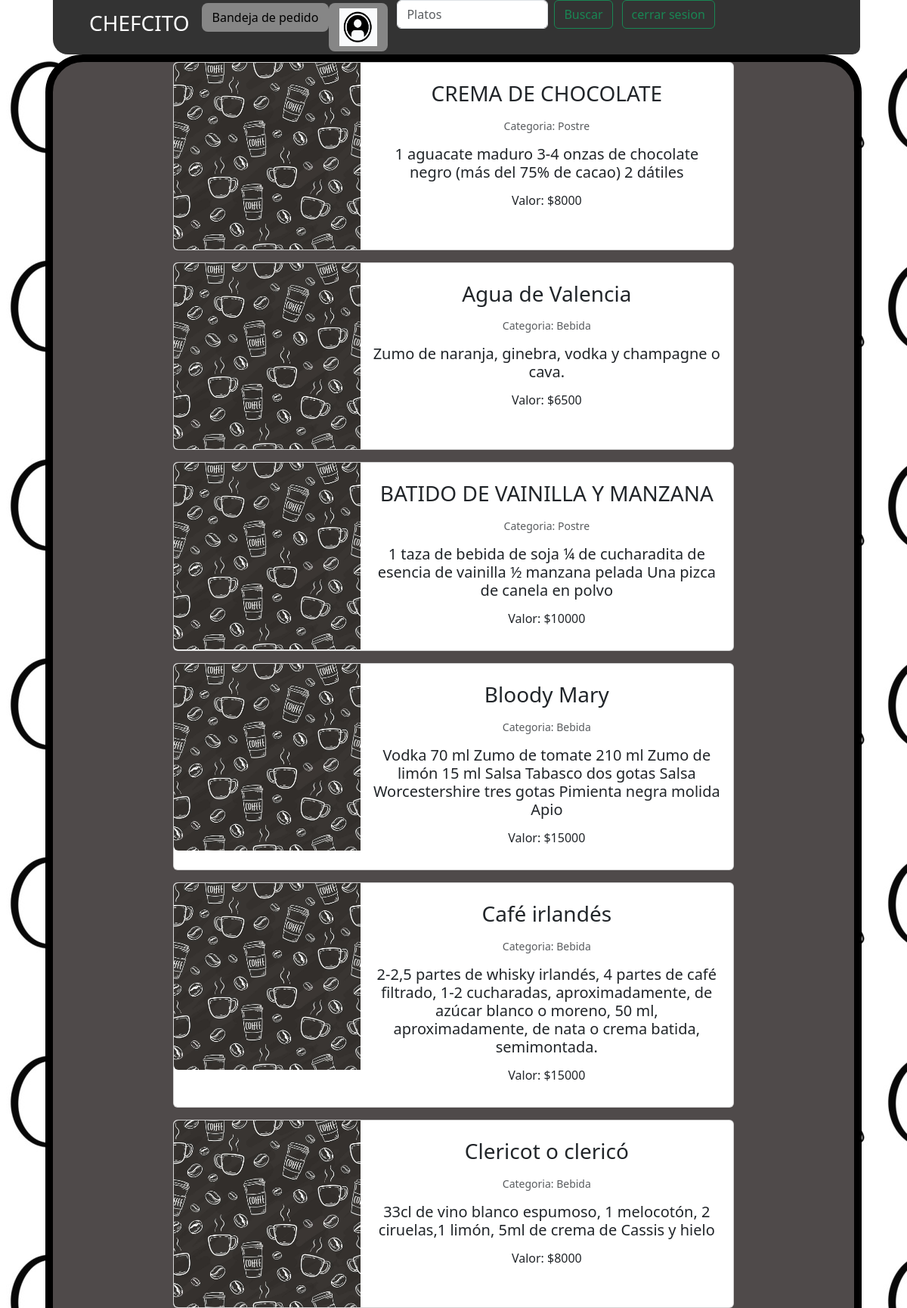
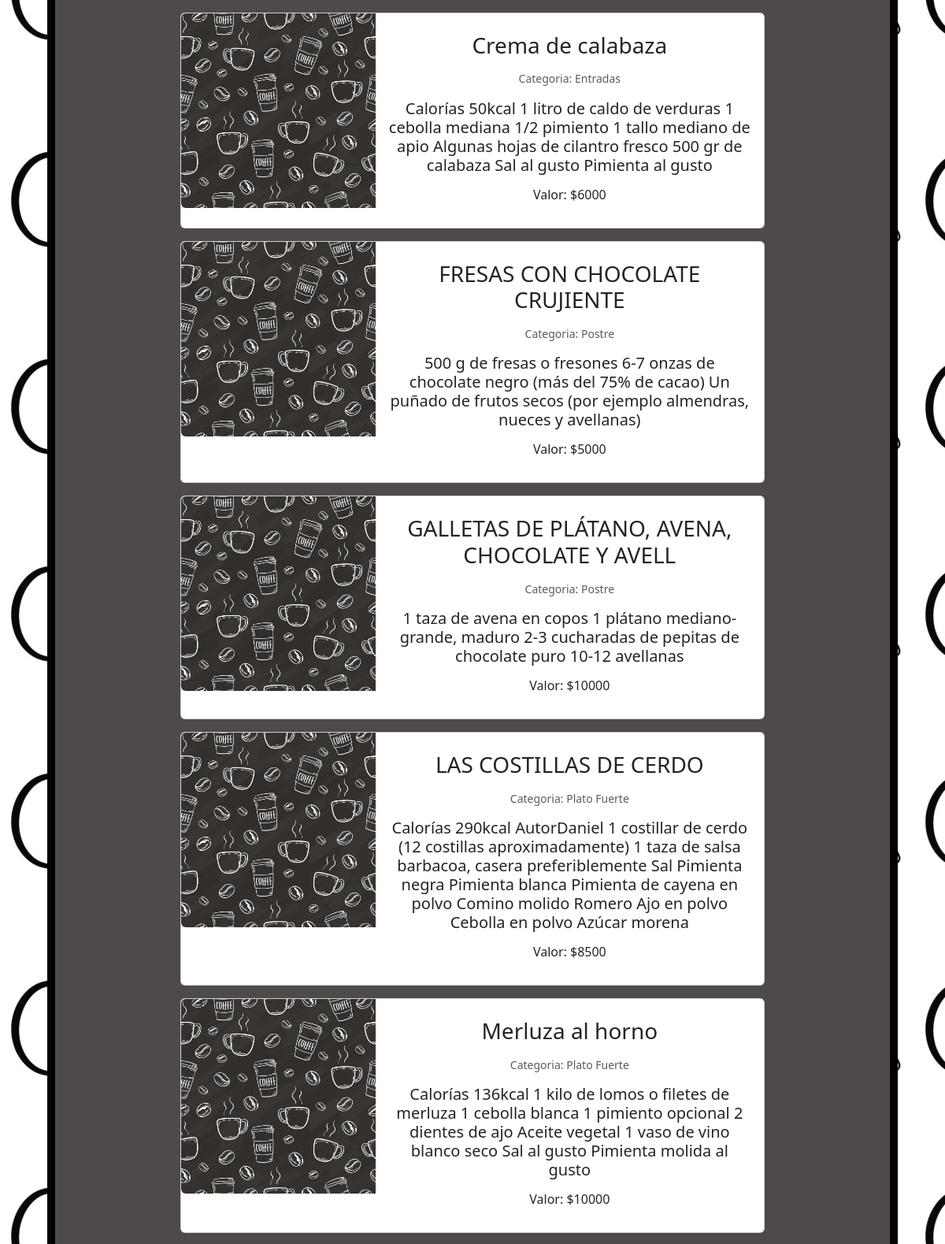
Page /proyect/chefcitov3/vistas/inicio.php (upper part) on the committed database (2 pictures, top to bottom).
### tables this page shows
CREATE TABLE `platos` (
  `idPlatos` int(5) NOT NULL,
  `nombrePlatos` varchar(45) NOT NULL,
  `entradPlatos` varchar(45) NOT NULL,
  `salidaPlatos` varchar(45) NOT NULL,
  `stockPtatos` int(11) NOT NULL,
  `valorPlatos` int(11) NOT NULL,
  `idCategPlatos` int(11) NOT NULL,
  `descripcionPlatos` varchar(300) NOT NULL
);

CREATE TABLE `categorias` (
  `idCategPlatos` int(11) NOT NULL,
  `nombreCategorias` varchar(45) NOT NULL
);

### proyect/chefcitov3/vistas/inicio/cartas.php (the view, shortened to what this page needs)
<?php
  if(isset($_POST['btnbuscar']))
  {
    $buscar=$_POST['txtbuscar'];
    $querychefcito=mysqli_query($conn, "SELECT categorias.nombreCategorias, platos.nombrePlatos, platos.idPlatos, platos.descripcionPlatos, platos.valorPlatos FROM categorias JOIN platos ON categorias.idCategPlatos = platos.idCategPlatos WHERE platos.nombrePlatos LIKE '".$buscar."%'");
  }else{
    $querychefcito=mysqli_query($conn, "SELECT  categorias.nombreCategorias, platos.nombrePlatos, platos.idPlatos, platos.descripcionPlatos, platos.valorPlatos FROM categorias, platos WHERE categorias.idCategPlatos = platos.idCategPlatos ORDER by platos.nombrePlatos ASC;");
  }
  while($mostrar = mysqli_fetch_array($querychefcito))
  {
    echo "<div id='imprimeInfo'>";
    echo "<tr>";
    echo "<td>";
    echo "
      <center>
        <div class='card mb-3' style='max-width: 70%;'>
          <div class='row g-0'>
            <div class='col-md-4'>
              <img src='../resources/caffe.jpg' class='img-fluid rounded-start' alt='...'>
            </div>
            <div class='col-md-8'>
              <div class='card-body'>
                <h5 class='card-title'><h3>".$mostrar['nombrePlatos']."</h3></h5>
                <p class='card-text'><small class='text-body-secondary'><h6>Categoria: ".$mostrar['nombreCategorias']."</h6></small></p>
                <p class='card-text'><h5>".$mostrar['descripcionPlatos']."</h5></p>
                <p class='card-text'><h6>Valor: $".$mostrar['valorPlatos']."</h6></small></p>
              </div>
            </div>
          </div>
        </div>
      </center>
    ";
  }
?>

### rows in the picture
platos: nombrePlatos "CREMA DE CHOCOLATE", idCategPlatos.nombreCategorias "Postre", descripcionPlatos "1 aguacate maduro 3-4 onzas de chocolate negro (más del 75% de cacao) 2 dátiles", valorPlatos "8000"
platos: nombrePlatos "Agua de Valencia", idCategPlatos.nombreCategorias "Bebida", descripcionPlatos "Zumo de naranja, ginebra, vodka y champagne o cava.", valorPlatos "6500"
platos: nombrePlatos "BATIDO DE VAINILLA Y MANZANA", idCategPlatos.nombreCategorias "Postre", descripcionPlatos "1 taza de bebida de soja ¼ de cucharadita de esencia de vainilla ½ manzana pelada Una pizca de canela en polvo", valorPlatos "10000"
platos: nombrePlatos "Bloody Mary", idCategPlatos.nombreCategorias "Bebida", descripcionPlatos "Vodka 70 ml Zumo de tomate 210 ml Zumo de limón 15 ml Salsa Tabasco dos gotas Salsa Worcestershire tres gotas Pimienta negra molida Apio", valorPlatos "15000"
platos: nombrePlatos "Café irlandés", idCategPlatos.nombreCategorias "Bebida", descripcionPlatos "2-2,5 partes de whisky irlandés, 4 partes de café filtrado, 1-2 cucharadas, aproximadamente, de azúcar blanco o moreno, 50 ml, aproximadamente, de nata o crema batida, semimontada.", valorPlatos "15000"
platos: nombrePlatos "Clericot o clericó", idCategPlatos.nombreCategorias "Bebida", descripcionPlatos "33cl de vino blanco espumoso, 1 melocotón, 2 ciruelas,1 limón, 5ml de crema de Cassis y hielo", valorPlatos "8000"
platos: nombrePlatos "Crema de calabaza", idCategPlatos.nombreCategorias "Entradas", descripcionPlatos "Calorías 50kcal 1 litro de caldo de verduras 1 cebolla mediana 1/2 pimiento 1 tallo mediano de apio Algunas hojas de cilantro fresco 500 gr de calabaza Sal al gusto Pimienta al gusto", valorPlatos "6000"
platos: nombrePlatos "FRESAS CON CHOCOLATE CRUJIENTE", idCategPlatos.nombreCategorias "Postre", descripcionPlatos "500 g de fresas o fresones 6-7 onzas de chocolate negro (más del 75% de cacao) Un puñado de frutos secos (por ejemplo almendras, nueces y avellanas)", valorPlatos "5000"
platos: nombrePlatos "GALLETAS DE PLÁTANO, AVENA, CHOCOLATE Y AVELL", idCategPlatos.nombreCategorias "Postre", descripcionPlatos "1 taza de avena en copos 1 plátano mediano-grande, maduro 2-3 cucharadas de pepitas de chocolate puro 10-12 avellanas", valorPlatos "10000"
platos: nombrePlatos "LAS COSTILLAS DE CERDO", idCategPlatos.nombreCategorias "Plato Fuerte", descripcionPlatos "Calorías 290kcal AutorDaniel 1 costillar de cerdo (12 costillas aproximadamente) 1 taza de salsa barbacoa, casera preferiblemente Sal Pimienta negra Pimienta blanca Pimienta de cayena en polvo Comino molido Romero Ajo en polvo Cebolla en polvo Azúcar morena", valorPlatos "8500"
platos: nombrePlatos "Merluza al horno", idCategPlatos.nombreCategorias "Plato Fuerte", descripcionPlatos "Calorías 136kcal 1 kilo de lomos o filetes de merluza 1 cebolla blanca 1 pimiento opcional 2 dientes de ajo Aceite vegetal 1 vaso de vino blanco seco Sal al gusto Pimienta molida al gusto", valorPlatos "10000"
